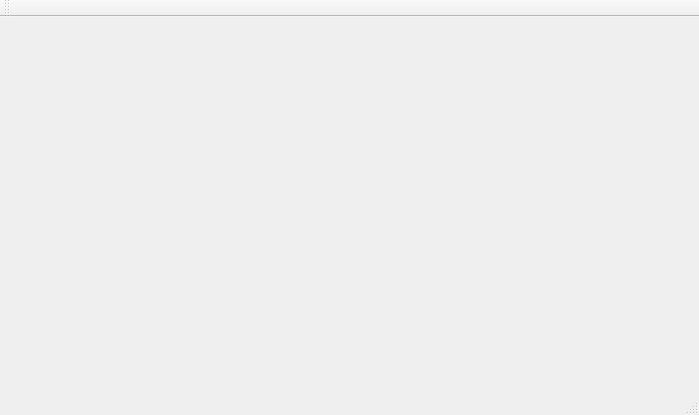
<?xml version="1.0" encoding="UTF-8"?>
<ui version="4.0">
 <class>MainWindow</class>
 <widget class="QMainWindow" name="MainWindow">
  <property name="geometry">
   <rect>
    <x>0</x>
    <y>0</y>
    <width>699</width>
    <height>415</height>
   </rect>
  </property>
  <property name="windowTitle">
   <string>MainWindow</string>
  </property>
  <widget class="QWidget" name="centralWidget"/>
  <widget class="QMenuBar" name="menuBar">
   <property name="geometry">
    <rect>
     <x>0</x>
     <y>0</y>
     <width>699</width>
     <height>21</height>
    </rect>
   </property>
  </widget>
  <widget class="QToolBar" name="mainToolBar">
   <attribute name="toolBarArea">
    <enum>TopToolBarArea</enum>
   </attribute>
   <attribute name="toolBarBreak">
    <bool>false</bool>
   </attribute>
  </widget>
  <widget class="QStatusBar" name="statusBar"/>
 </widget>
 <layoutdefault spacing="6" margin="11"/>
 <resources/>
 <connections/>
</ui>
